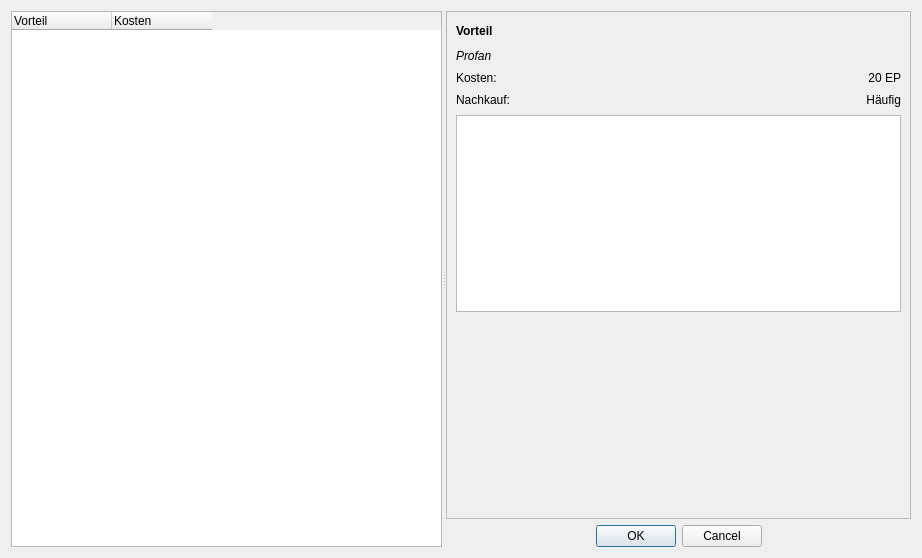
<?xml version="1.0" encoding="UTF-8"?>
<ui version="4.0">
 <class>Dialog</class>
 <widget class="QDialog" name="Dialog">
  <property name="geometry">
   <rect>
    <x>0</x>
    <y>0</y>
    <width>922</width>
    <height>558</height>
   </rect>
  </property>
  <property name="windowTitle">
   <string>Sephrasto - Minderpakt-Vorteil wählen</string>
  </property>
  <layout class="QGridLayout" name="gridLayout_2">
   <item row="0" column="0">
    <widget class="QSplitter" name="splitter">
     <property name="orientation">
      <enum>Qt::Horizontal</enum>
     </property>
     <widget class="QTreeWidget" name="treeWidget">
      <property name="sizePolicy">
       <sizepolicy hsizetype="Expanding" vsizetype="Expanding">
        <horstretch>0</horstretch>
        <verstretch>0</verstretch>
       </sizepolicy>
      </property>
      <property name="minimumSize">
       <size>
        <width>0</width>
        <height>0</height>
       </size>
      </property>
      <property name="editTriggers">
       <set>QAbstractItemView::NoEditTriggers</set>
      </property>
      <property name="tabKeyNavigation">
       <bool>true</bool>
      </property>
      <property name="showDropIndicator" stdset="0">
       <bool>false</bool>
      </property>
      <property name="alternatingRowColors">
       <bool>true</bool>
      </property>
      <property name="animated">
       <bool>false</bool>
      </property>
      <property name="allColumnsShowFocus">
       <bool>true</bool>
      </property>
      <property name="headerHidden">
       <bool>false</bool>
      </property>
      <attribute name="headerVisible">
       <bool>true</bool>
      </attribute>
      <attribute name="headerCascadingSectionResizes">
       <bool>false</bool>
      </attribute>
      <attribute name="headerMinimumSectionSize">
       <number>80</number>
      </attribute>
      <attribute name="headerDefaultSectionSize">
       <number>100</number>
      </attribute>
      <attribute name="headerHighlightSections">
       <bool>false</bool>
      </attribute>
      <attribute name="headerStretchLastSection">
       <bool>false</bool>
      </attribute>
      <column>
       <property name="text">
        <string>Vorteil</string>
       </property>
       <property name="textAlignment">
        <set>AlignLeading|AlignVCenter</set>
       </property>
      </column>
      <column>
       <property name="text">
        <string>Kosten</string>
       </property>
      </column>
     </widget>
     <widget class="QWidget" name="layoutWidget">
      <layout class="QVBoxLayout" name="verticalLayout">
       <item>
        <widget class="QScrollArea" name="scrollArea">
         <property name="minimumSize">
          <size>
           <width>0</width>
           <height>0</height>
          </size>
         </property>
         <property name="maximumSize">
          <size>
           <width>16777215</width>
           <height>16777215</height>
          </size>
         </property>
         <property name="frameShape">
          <enum>QFrame::StyledPanel</enum>
         </property>
         <property name="midLineWidth">
          <number>0</number>
         </property>
         <property name="widgetResizable">
          <bool>true</bool>
         </property>
         <property name="alignment">
          <set>Qt::AlignLeading|Qt::AlignLeft|Qt::AlignVCenter</set>
         </property>
         <widget class="QWidget" name="scrollAreaWidgetContents">
          <property name="geometry">
           <rect>
            <x>0</x>
            <y>0</y>
            <width>465</width>
            <height>497</height>
           </rect>
          </property>
          <layout class="QGridLayout" name="gridLayout">
           <item row="3" column="0">
            <widget class="QLabel" name="label">
             <property name="text">
              <string>Nachkauf:</string>
             </property>
            </widget>
           </item>
           <item row="1" column="0">
            <widget class="QLabel" name="labelTyp">
             <property name="minimumSize">
              <size>
               <width>0</width>
               <height>18</height>
              </size>
             </property>
             <property name="font">
              <font>
               <italic>true</italic>
              </font>
             </property>
             <property name="text">
              <string>Profan</string>
             </property>
             <property name="alignment">
              <set>Qt::AlignLeading|Qt::AlignLeft|Qt::AlignVCenter</set>
             </property>
             <property name="class" stdset="0">
              <string>italic</string>
             </property>
            </widget>
           </item>
           <item row="2" column="0">
            <widget class="QLabel" name="label_2">
             <property name="text">
              <string>Kosten:</string>
             </property>
            </widget>
           </item>
           <item row="3" column="1">
            <widget class="QLabel" name="labelNachkauf">
             <property name="minimumSize">
              <size>
               <width>0</width>
               <height>18</height>
              </size>
             </property>
             <property name="text">
              <string>Häufig</string>
             </property>
             <property name="alignment">
              <set>Qt::AlignRight|Qt::AlignTrailing|Qt::AlignVCenter</set>
             </property>
            </widget>
           </item>
           <item row="0" column="0" colspan="2">
            <widget class="QLabel" name="labelVorteil">
             <property name="minimumSize">
              <size>
               <width>0</width>
               <height>20</height>
              </size>
             </property>
             <property name="font">
              <font>
               <weight>75</weight>
               <bold>true</bold>
              </font>
             </property>
             <property name="text">
              <string>Vorteil</string>
             </property>
             <property name="class" stdset="0">
              <string>h4</string>
             </property>
            </widget>
           </item>
           <item row="4" column="0" colspan="2">
            <widget class="QTextBrowser" name="plainText">
             <property name="frameShape">
              <enum>QFrame::StyledPanel</enum>
             </property>
             <property name="frameShadow">
              <enum>QFrame::Sunken</enum>
             </property>
             <property name="lineWidth">
              <number>1</number>
             </property>
            </widget>
           </item>
           <item row="2" column="1">
            <widget class="QLabel" name="labelKosten">
             <property name="text">
              <string>20 EP</string>
             </property>
             <property name="alignment">
              <set>Qt::AlignRight|Qt::AlignTrailing|Qt::AlignVCenter</set>
             </property>
            </widget>
           </item>
           <item row="5" column="0">
            <spacer name="verticalSpacer">
             <property name="orientation">
              <enum>Qt::Vertical</enum>
             </property>
             <property name="sizeHint" stdset="0">
              <size>
               <width>20</width>
               <height>40</height>
              </size>
             </property>
            </spacer>
           </item>
          </layout>
         </widget>
        </widget>
       </item>
       <item>
        <widget class="QDialogButtonBox" name="buttonBox">
         <property name="orientation">
          <enum>Qt::Horizontal</enum>
         </property>
         <property name="standardButtons">
          <set>QDialogButtonBox::Cancel|QDialogButtonBox::Ok</set>
         </property>
         <property name="centerButtons">
          <bool>true</bool>
         </property>
        </widget>
       </item>
      </layout>
     </widget>
    </widget>
   </item>
  </layout>
 </widget>
 <tabstops>
  <tabstop>treeWidget</tabstop>
  <tabstop>scrollArea</tabstop>
  <tabstop>plainText</tabstop>
 </tabstops>
 <resources/>
 <connections>
  <connection>
   <sender>buttonBox</sender>
   <signal>accepted()</signal>
   <receiver>Dialog</receiver>
   <slot>accept()</slot>
   <hints>
    <hint type="sourcelabel">
     <x>248</x>
     <y>254</y>
    </hint>
    <hint type="destinationlabel">
     <x>157</x>
     <y>274</y>
    </hint>
   </hints>
  </connection>
  <connection>
   <sender>buttonBox</sender>
   <signal>rejected()</signal>
   <receiver>Dialog</receiver>
   <slot>reject()</slot>
   <hints>
    <hint type="sourcelabel">
     <x>316</x>
     <y>260</y>
    </hint>
    <hint type="destinationlabel">
     <x>286</x>
     <y>274</y>
    </hint>
   </hints>
  </connection>
 </connections>
</ui>
